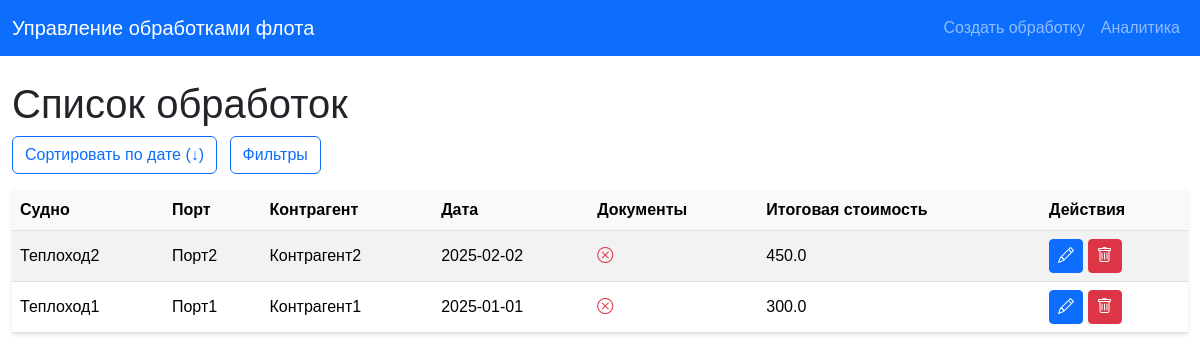
Before: / with the older database file.
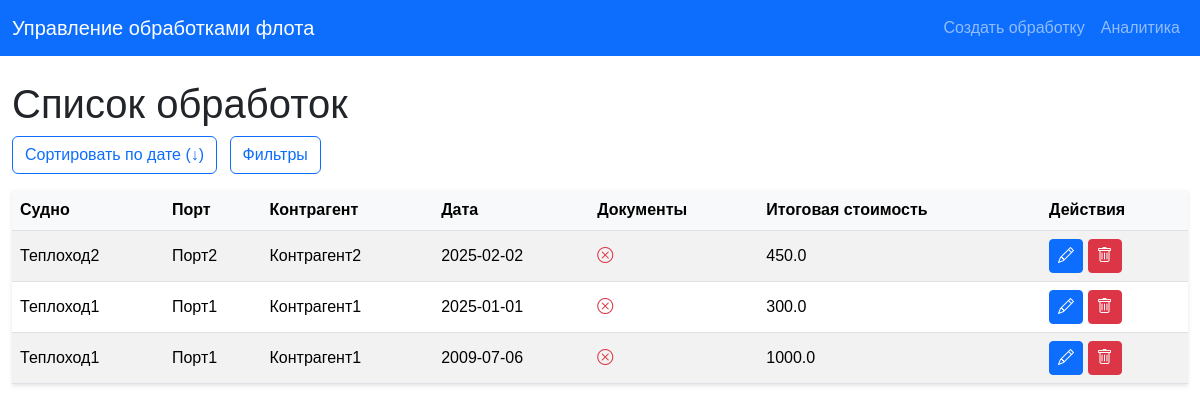
After: the same page with the newer database file.
### main.py (models this page shows)
class Operation(Base):
    __tablename__ = "operations"
    id = Column(Integer, primary_key=True, index=True)
    ship_id = Column(Integer, ForeignKey("ships.id"))
    port_id = Column(Integer, ForeignKey("ports.id"))
    contractor_id = Column(Integer, ForeignKey("contractors.id"))
    date = Column(Date)
    has_documents = Column(Boolean, default=False)
    ship = relationship("Ship")
    port = relationship("Port")
    contractor = relationship("Contractor")
    pollutants = relationship("OperationPollutant", back_populates="operation", cascade="all, delete-orphan")

class Ship(Base):
    __tablename__ = "ships"
    id = Column(Integer, primary_key=True, index=True)
    name = Column(String, unique=True, index=True)

class Port(Base):
    __tablename__ = "ports"
    id = Column(Integer, primary_key=True, index=True)
    name = Column(String, unique=True, index=True)

class Contractor(Base):
    __tablename__ = "contractors"
    id = Column(Integer, primary_key=True, index=True)
    name = Column(String, unique=True, index=True)

### main.py (the view)
@app.get("/", response_class=HTMLResponse)
async def list_operations(
    request: Request,
    ship_ids: str = None,
    start_date: str = None,
    end_date: str = None,
    port_id: int = None,
    sort_order: str = "desc",  # По умолчанию DESC
    db: Session = Depends(get_db)
):
    query = db.query(Operation)
    if ship_ids:
        try:
            ship_ids_list = [int(id) for id in ship_ids.split(",") if id]
            query = query.filter(Operation.ship_id.in_(ship_ids_list))
        except ValueError:
            pass
    if start_date:
        try:
            start_date_obj = datetime.strptime(start_date, "%Y-%m-%d").date()
            query = query.filter(Operation.date >= start_date_obj)
        except ValueError:
            pass
    if end_date:
        try:
            end_date_obj = datetime.strptime(end_date, "%Y-%m-%d").date()
            query = query.filter(Operation.date <= end_date_obj)
        except ValueError:
            pass
    if port_id:
        query = query.filter(Operation.port_id == port_id)
    if sort_order.lower() == "asc":
        query = query.order_by(Operation.date.asc())
    else:
        query = query.order_by(Operation.date.desc())
    operations = query.all()
    total_costs = {}
    for op in operations:
        total_cost = db.query(func.sum(OperationPollutant.cost)).filter(OperationPollutant.operation_id == op.id).scalar() or 0.0
        total_costs[op.id] = total_cost
    ships = db.query(Ship).order_by(Ship.name).all()
    ports = db.query(Port).order_by(Port.name).all()
    return templates.TemplateResponse("list.html", {
        "request": request,
        "operations": operations,
        "total_costs": total_costs,
        "ships": ships,
        "ports": ports,
        "selected_ship_ids": ship_ids.split(",") if ship_ids else [],
        "selected_start_date": start_date,
        "selected_end_date": end_date,
        "selected_port_id": port_id,
        "sort_order": sort_order
    })

### templates/list.html (shortened to what this page needs)
<!DOCTYPE html>
<html lang="ru">
<head>
    <link href="https://cdn.jsdelivr.net/npm/bootstrap@5.3.3/dist/css/bootstrap.min.css" rel="stylesheet">
    <link href="/static/styles.css" rel="stylesheet">
    <link href="https://cdn.jsdelivr.net/npm/bootstrap-icons/font/bootstrap-icons.css" rel="stylesheet">
</head>
<body>
    <nav class="navbar navbar-expand-lg navbar-dark bg-primary">
        <div class="container">
            <a class="navbar-brand" href="/">Управление обработками флота</a>
            <div class="navbar-nav">
                <a class="nav-link" href="/create">Создать обработку</a>
                <a class="nav-link" href="/analytics">Аналитика</a>
            </div>
        </div>
    </nav>
    <div class="container mt-4">
        <h1>Список обработок</h1>
        <div class="mb-3">
            <button type="button" class="btn btn-outline-primary me-2" onclick="toggleSortOrder()">
                Сортировать по дате {% if sort_order == 'asc' %}(↑){% else %}(↓){% endif %}
            </button>
            <button type="button" class="btn btn-outline-primary" data-bs-toggle="collapse" data-bs-target="#filterCollapse" aria-expanded="false" aria-controls="filterCollapse">
                Фильтры
            </button>
        </div>
        <table class="table table-striped" id="operationsTable">
            <thead>
                <tr>
                    <th>Судно</th>
                    <th>Порт</th>
                    <th>Контрагент</th>
                    <th>Дата</th>
                    <th>Документы</th>
                    <th>Итоговая стоимость</th>
                    <th>Действия</th>
                </tr>
            </thead>
            <tbody>
                {% for operation in operations %}
                <tr style="cursor: pointer;" onclick="showDetails({{ operation.id | safe }})">
                    <td>{{ operation.ship.name }}</td>
                    <td>{{ operation.port.name }}</td>
                    <td>{{ operation.contractor.name }}</td>
                    <td>{{ operation.date }}</td>
                    <td>
                        {% if operation.has_documents %}
                        <i class="bi bi-check-circle text-success"></i>
                        {% else %}
                        <i class="bi bi-x-circle text-danger"></i>
                        {% endif %}
                    </td>
                    <td>{{ total_costs[operation.id] | float | round(2) }}</td>
                    <td>
                        <a href="/edit/{{ operation.id }}" class="btn btn-sm btn-primary" onclick="event.stopPropagation();"><i class="bi bi-pencil"></i></a>
                        <form action="/delete/{{ operation.id }}" method="post" style="display:inline;">
                            <button type="submit" class="btn btn-sm btn-danger" onclick="event.stopPropagation(); return confirm('Вы уверены, что хотите удалить эту обработку?')"><i class="bi bi-trash"></i></button>
                        </form>
                    </td>
                </tr>
                {% endfor %}
            </tbody>
        </table>
    </div>
</body>
</html>

### static/styles.css (style rules this page uses)
body { font-family: Arial, sans-serif; }
.table { border-collapse: separate; border-spacing: 0; box-shadow: 0 2px 4px rgba(0, 0, 0, 0.1); }
.table th, .table td { vertical-align: middle; }
.table th { background-color: #f8f9fa; }
.btn-sm { padding: 0.25rem 0.5rem; font-size: 0.875rem; }
.container { max-width: 1200px; }

### templates/list.html (style rules this page uses)
.btn-sm i { font-size: 1rem; }

Changed rows visible on the page:
added Operation: ship.name "Теплоход1", port.name "Порт1", contractor.name "Контрагент1", date "2009-07-06", has_documents False (drawn), total_costs "1000.0"
